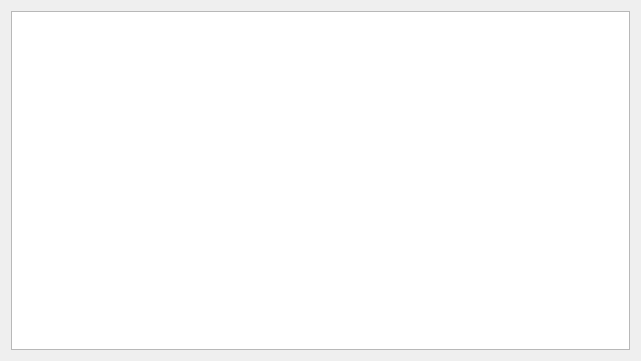
<?xml version="1.0" encoding="UTF-8"?>
<ui version="4.0">
 <class>searchword</class>
 <widget class="QWidget" name="searchword">
  <property name="geometry">
   <rect>
    <x>0</x>
    <y>0</y>
    <width>641</width>
    <height>361</height>
   </rect>
  </property>
  <property name="windowTitle">
   <string>Form</string>
  </property>
  <layout class="QVBoxLayout" name="verticalLayout">
   <item>
    <widget class="QTextBrowser" name="textBrowser"/>
   </item>
  </layout>
 </widget>
 <resources/>
 <connections/>
</ui>
